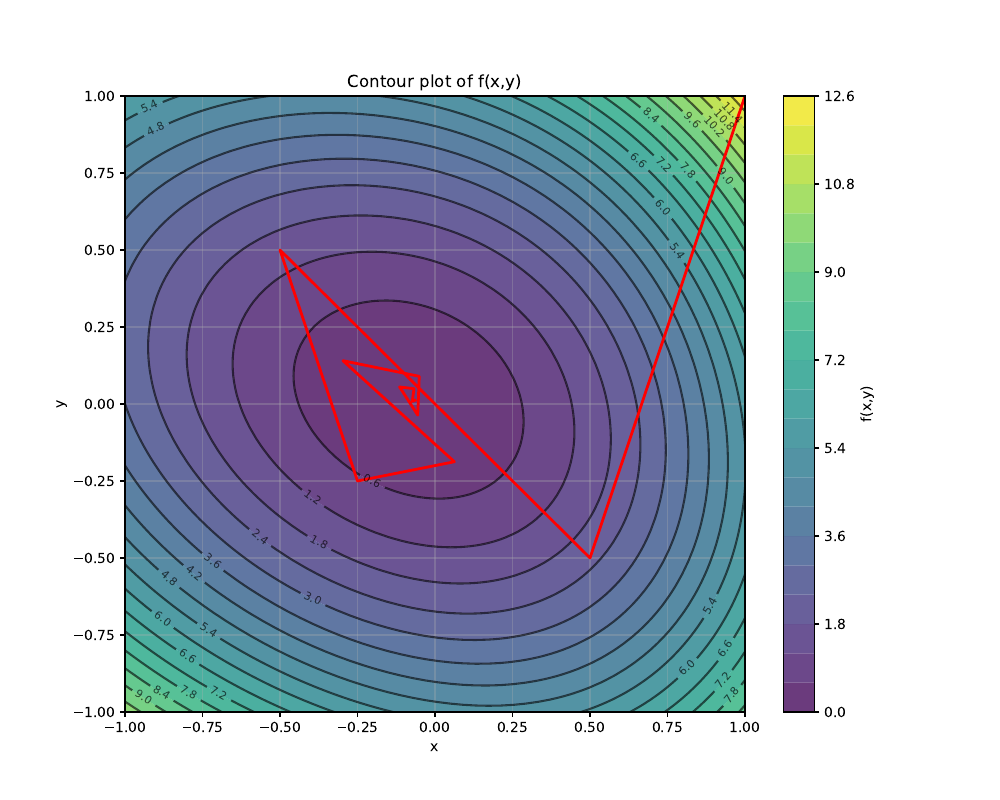

Python code for this plot:
import numpy as np
import matplotlib.pyplot as plt
from mpl_toolkits.mplot3d import Axes3D
import os
import sys

# Get the absolute path to the build directory (relative to the script's location)
current_dir = os.path.dirname(os.path.abspath(__file__))
build_dir = os.path.join(current_dir, '..', 'build', 'exercise08')

# Append the build directory to sys.path
sys.path.append(build_dir)

# Import the self-made minimize module from the build directory
import minimize as minimize

# Create coordinate grids and evaluate the function in the grid
X, Y, Z = minimize.createFunctionGrid(-1, 1, -1, 1, 100)

# Create contour plot
plt.figure(figsize=(10, 8))
contours = plt.contour(X, Y, Z, levels=20, colors='black', alpha=0.6)
plt.contourf(X, Y, Z, levels=20, cmap='viridis', alpha=0.8)
plt.colorbar(label='f(x,y)')
plt.clabel(contours, inline=True, fontsize=8)

# Add optimization trajectory
try:
    xy_data = np.loadtxt(os.path.join(build_dir, 'xy.txt'))
    plt.plot(xy_data[:, 0], xy_data[:, 1], 'r-', linewidth=2, label='Optimization trajectory')
except Exception as e:
    print(f"Error loading trajectory data: {e}")

plt.xlabel('x')
plt.ylabel('y')
plt.title('Contour plot of f(x,y)')
plt.grid(True, alpha=0.3)
plt.savefig(os.path.join(current_dir, 'contour.pdf'))